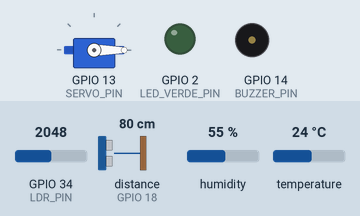
Recording of a sketch running on a simulated ESP32. Parts: servo, output pins drawn as LEDs (lit = HIGH), buzzer (waves = sounding, pin HIGH). Wiring (inferred from the names in the program): ultrasonic range finder: trigger GPIO 5; echo GPIO 18. Inputs (shaded band) come from the test bench; at power-on: distance to the obstacle (sensor on GPIO 18) 80 cm, GPIO 34 (LDR_PIN) = 2048, temperature 24 °C, humidity 55 %. The echo pulse lasts 58.3 µs per cm; WiFi joins after 1.5 s; servers stay silent unless stated; network time is answered at once with the bench clock; the local clock reads 2024-03-15 10:24:30 at power-on unless the sketch sets it; storage starts empty; no MQTT or app messages arrive unless stated; pins used as bus, display or sensor lines are not drawn; what the sketch prints to the serial monitor is not drawn.

Above: at 2.7 s.
2.8 s: distance to the obstacle (sensor on GPIO 18) set to 18 cm
At 5.7 s:
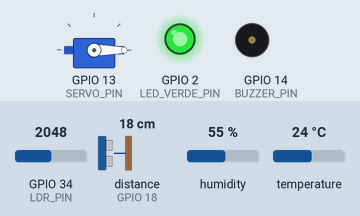
6.0 s: distance to the obstacle (sensor on GPIO 18) set to 15 cm
At 8.1 s:
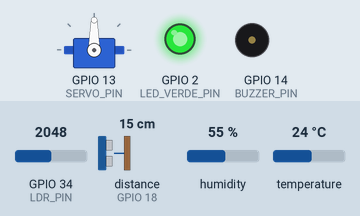
9.0 s: GPIO 34 (LDR_PIN) set to 418
17.6 s: GPIO 34 (LDR_PIN) set to 368
At 20.7 s:
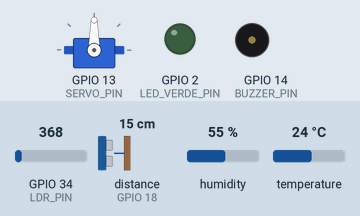
21.0 s: temperature set to 28 °C
29.6 s: temperature set to 31 °C
At 32.5 s:
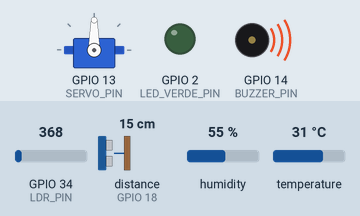
Timing chart, 0 to 54.0 s (numbered marks = the images above; inputs shaded):
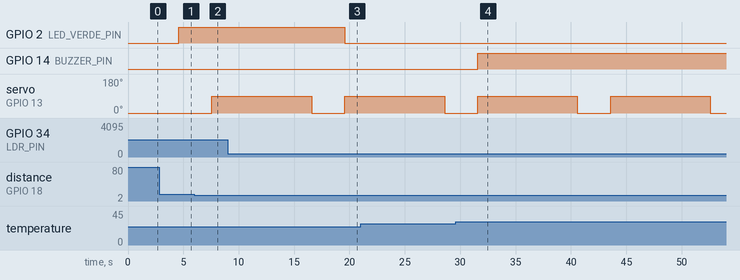

The sketch:

Proyecto_Final.ino
```cpp
// ==========================================================================
// Sistema de Parking Inteligente con ESP32
// ==========================================================================

// --- Bibliotecas ---
#include <WiFi.h>
#include <ESPAsyncWebServer.h>
#include <ArduinoJson.h>
#include <LittleFS.h>
#include "DHT.h"
#include <ESP32Servo.h>
#include <NTPClient.h>
#include <WiFiUdp.h>
#include <PubSubClient.h>

// --- Configuración WiFi ---
const char* ssid = "Mega-2.4G-EAAD";
const char* password = "YFCfuJbM5s";

// --- Configuración MQTT Broker - HiveMQ ---
const char* mqtt_broker = "broker.hivemq.com";  // Broker público de HiveMQ
const uint16_t mqtt_port = 1883;
const char* mqtt_topic_publish = "transwatch/parking/esp32";  // Tópico único para tu proyecto
const char* mqtt_client_id = "ESP32-Parking-Transwatch";

// --- Definición de Pines ---
const int LDR_PIN = 34;
const int DHT_PIN = 15;
const int TRIG_PIN = 5;
const int ECHO_PIN = 18;
const int LED_VERDE_PIN = 2;
const int BUZZER_PIN = 14;
const int SERVO_PIN = 13;

// --- Objetos de Sensores y Actuadores ---
DHT dht(DHT_PIN, DHT11);
Servo barreraServo;
AsyncWebServer server(80);
WiFiClient wifiClient;
PubSubClient mqttClient(wifiClient);

// --- NTP Client para la hora ---
WiFiUDP ntpUDP;
NTPClient timeClient(ntpUDP, "pool.ntp.org", -6 * 3600, 60000);

// --- Variables Globales para el Estado del Sistema ---
// Sensores
float temperatura = 0.0;
float humedad = 0.0;
int luz_adc = 0;
long distancia_cm = 999;
bool vehiculo_en_entrada_detectado = false;
String ultima_actualizacion_timestamp = "No disponible";

// Actuadores
bool barrera_abierta = false;
bool luces_parking_encendidas = false;
bool alarma_temperatura_activa = false;

// --- Parámetros Configurables (con valores por defecto) ---
struct Configuracion {
  int distancia_deteccion_vehiculo_cm = 15;
  int umbral_luz_adc = 400;
  float temperatura_alerta_celsius = 30.0;
} config;

// --- Temporizadores para lógica no bloqueante (NoDelay) ---
unsigned long previousMillisSensors = 0;
const long intervalSensors = 3000;

unsigned long previousMillisMQTT = 0;
const long intervalMQTT = 6000;

unsigned long previousMillisNTP = 0;
const long intervalNTP = 60000 * 5;

unsigned long previousMillisMQTTReconnect = 0;
const long intervalMQTTReconnect = 5000;

// --- Variables para el control automático de la barrera ---
unsigned long barreraAbiertaTimestamp = 0;
const long tiempoBarreraAbierta = 9000;
bool esperandoCierreAutomaticoBarrera = false;

// --- Estados de la Máquina de Estados ---
enum SystemState {
  STATE_INITIALIZING,
  STATE_READING_SENSORS,
  STATE_PROCESSING_LOGIC,
  STATE_UPDATING_ACTUATORS,
  STATE_MANAGING_BARRIER,
  STATE_SENDING_DATA_MQTT
};
SystemState currentState = STATE_INITIALIZING;

// --- Prototipos de Funciones ---
void leerSensores();
void procesarLogica();
void actualizarActuadores();
void enviarDatosMQTT();
void reconnectMQTT();
void configurarServidorWeb();
void notFound(AsyncWebServerRequest *request);
void handleGetStatus(AsyncWebServerRequest *request);
void handlePostConfig(AsyncWebServerRequest *request);
void handlePostBarrera(AsyncWebServerRequest *request);
void abrirBarrera();
void cerrarBarrera();

// ======================= SETUP =======================
void setup() {
  Serial.begin(115200);
  Serial.println("\nIniciando Sistema de Parking Inteligente...");

  pinMode(LED_VERDE_PIN, OUTPUT);
  digitalWrite(LED_VERDE_PIN, LOW);
  pinMode(BUZZER_PIN, OUTPUT);
  digitalWrite(BUZZER_PIN, LOW);

  ESP32PWM::allocateTimer(0);
  barreraServo.setPeriodHertz(50);
  barreraServo.attach(SERVO_PIN, 500, 2400);
  barreraServo.write(0);
  barrera_abierta = false;

  dht.begin();
  pinMode(TRIG_PIN, OUTPUT);
  pinMode(ECHO_PIN, INPUT);

  if(!LittleFS.begin(true)){
    Serial.println("Ocurrió un error al montar LittleFS");
    return;
  }
  Serial.println("LittleFS montado correctamente.");

  Serial.print("Conectando a WiFi: ");
  Serial.println(ssid);
  WiFi.begin(ssid, password);
  int attempts = 0;
  while (WiFi.status() != WL_CONNECTED && attempts < 20) {
    delay(500);
    Serial.print(".");
    attempts++;
  }
  if (WiFi.status() == WL_CONNECTED) {
    Serial.println("\nWiFi conectado!");
    Serial.print("Dirección IP: ");
    Serial.println(WiFi.localIP());
    timeClient.begin();
    timeClient.update();
    ultima_actualizacion_timestamp = timeClient.isTimeSet() ? timeClient.getFormattedTime() : "NTP no sincronizado";

  } else {
    Serial.println("\nFallo al conectar WiFi. Reiniciando en 10 segundos...");
    delay(10000);
    ESP.restart();
  }

  configurarServidorWeb();
  server.begin();
  Serial.println("Servidor HTTP iniciado.");

  // Configurar MQTT
  mqttClient.setServer(mqtt_broker, mqtt_port);
  Serial.print("Intentando conectar al broker MQTT: ");
  Serial.print(mqtt_broker);
  Serial.print(":");
  Serial.println(mqtt_port);

  currentState = STATE_READING_SENSORS;
  previousMillisSensors = millis();
  previousMillisMQTT = millis();
  previousMillisNTP = millis();
  previousMillisMQTTReconnect = millis();
}

// ======================= LOOP =======================
void loop() {
  unsigned long currentMillis = millis();

  // Mantener la conexión MQTT
  if (!mqttClient.connected()) {
    if (currentMillis - previousMillisMQTTReconnect >= intervalMQTTReconnect) {
      previousMillisMQTTReconnect = currentMillis;
      reconnectMQTT();
    }
  } else {
    mqttClient.loop();
  }

  if (currentMillis - previousMillisNTP >= intervalNTP) {
    previousMillisNTP = currentMillis;
    if(WiFi.status() == WL_CONNECTED) {
      timeClient.update();
      if (timeClient.isTimeSet()) {
        ultima_actualizacion_timestamp = timeClient.getFormattedTime();
      } else {
        ultima_actualizacion_timestamp = "NTP no sincronizado";
      }
    }
  }

  switch (currentState) {
    case STATE_READING_SENSORS:
      if (currentMillis - previousMillisSensors >= intervalSensors) {
        previousMillisSensors = currentMillis;
        leerSensores();
        currentState = STATE_PROCESSING_LOGIC;
      }
      break;

    case STATE_PROCESSING_LOGIC:
      procesarLogica();
      currentState = STATE_UPDATING_ACTUATORS;
      break;

    case STATE_UPDATING_ACTUATORS:
      actualizarActuadores();
      currentState = STATE_MANAGING_BARRIER;
      break;

    case STATE_MANAGING_BARRIER:
      if (barrera_abierta && esperandoCierreAutomaticoBarrera) {
        if (currentMillis - barreraAbiertaTimestamp >= tiempoBarreraAbierta) {
          cerrarBarrera();
          Serial.println("Barrera cerrada automáticamente por temporizador.");
        }
      }
      currentState = STATE_SENDING_DATA_MQTT;
      break;

    case STATE_SENDING_DATA_MQTT:
      if (currentMillis - previousMillisMQTT >= intervalMQTT) {
          previousMillisMQTT = currentMillis;
          enviarDatosMQTT();
      }
      currentState = STATE_READING_SENSORS;
      break;

    default:
      currentState = STATE_READING_SENSORS;
      break;
  }
}

// ======================= FUNCIONES AUXILIARES =======================

void leerSensores() {
  Serial.println("Leyendo sensores...");

  humedad = dht.readHumidity();
  temperatura = dht.readTemperature();
  if (isnan(humedad) || isnan(temperatura)) {
    Serial.println("Fallo al leer del sensor DHT!");
  }

  luz_adc = analogRead(LDR_PIN);

  digitalWrite(TRIG_PIN, LOW);
  delayMicroseconds(2);
  digitalWrite(TRIG_PIN, HIGH);
  delayMicroseconds(10);
  digitalWrite(TRIG_PIN, LOW);
  long duration = pulseIn(ECHO_PIN, HIGH, 23200);
  if (duration > 0) {
    distancia_cm = duration * 0.034 / 2;
  } else {
    distancia_cm = 999;
  }

  Serial.printf("Temp: %.2f C, Hum: %.2f %%, Luz: %d, Distancia Entrada: %ld cm\n", temperatura, humedad, luz_adc, distancia_cm);
}

void procesarLogica() {
  Serial.println("Procesando lógica...");

  if (distancia_cm <= config.distancia_deteccion_vehiculo_cm && distancia_cm > 0) {
    vehiculo_en_entrada_detectado = true;
    if (!barrera_abierta && !esperandoCierreAutomaticoBarrera) {
      abrirBarrera();
      Serial.println("Vehículo detectado, abriendo barrera.");
    }
  } else {
    vehiculo_en_entrada_detectado = false;
  }

  luces_parking_encendidas = (luz_adc > config.umbral_luz_adc);
  alarma_temperatura_activa = (temperatura >= config.temperatura_alerta_celsius && !isnan(temperatura));
}

void actualizarActuadores() {
  Serial.println("Actualizando actuadores...");
  digitalWrite(LED_VERDE_PIN, luces_parking_encendidas ? HIGH : LOW);
  digitalWrite(BUZZER_PIN, alarma_temperatura_activa ? HIGH : LOW);
}

void abrirBarrera() {
  if (!barrera_abierta) {
    barreraServo.write(90);
    barrera_abierta = true;
    esperandoCierreAutomaticoBarrera = true;
    barreraAbiertaTimestamp = millis();
    Serial.println("Barrera ABIERTA.");
  }
}

void cerrarBarrera() {
  if (barrera_abierta) {
    barreraServo.write(0);
    barrera_abierta = false;
    esperandoCierreAutomaticoBarrera = false;
    Serial.println("Barrera CERRADA.");
  }
}

void reconnectMQTT() {
  if (WiFi.status() != WL_CONNECTED) {
    Serial.println("MQTT: WiFi no conectado.");
    return;
  }

  Serial.print("Intentando conexión MQTT...");
  if (mqttClient.connect(mqtt_client_id)) {
    Serial.println("conectado!");
  } else {
    Serial.print("falló, rc=");
    Serial.print(mqttClient.state());
    Serial.println(" reintentando en 5 segundos");
  }
}

void enviarDatosMQTT() {
  if (!mqttClient.connected()) {
    Serial.println("MQTT: No conectado al broker.");
    return;
  }

  StaticJsonDocument<512> jsonDoc;

  jsonDoc["timestamp"] = ultima_actualizacion_timestamp;

  if (isnan(temperatura)) {
    jsonDoc["temperatura_celsius"] = nullptr;
  } else {
    jsonDoc["temperatura_celsius"] = temperatura;
  }

  if (isnan(humedad)) {
    jsonDoc["humedad_porcentaje"] = nullptr;
  } else {
    jsonDoc["humedad_porcentaje"] = humedad;
  }

  jsonDoc["luz_adc"] = luz_adc;
  jsonDoc["distancia_cm"] = distancia_cm;
  jsonDoc["vehiculo_en_entrada_detectado"] = vehiculo_en_entrada_detectado;
  jsonDoc["barrera_abierta"] = barrera_abierta;
  jsonDoc["luces_parking_encendidas"] = luces_parking_encendidas;
  jsonDoc["alarma_temperatura_activa"] = alarma_temperatura_activa;

  JsonObject configObj = jsonDoc.createNestedObject("config");
  configObj["distancia_ocupado_cm"] = config.distancia_deteccion_vehiculo_cm;
  configObj["umbral_luz_adc"] = config.umbral_luz_adc;
  configObj["temperatura_alerta_celsius"] = config.temperatura_alerta_celsius;

  String output;
  serializeJson(jsonDoc, output);

  if (mqttClient.publish(mqtt_topic_publish, output.c_str())) {
    Serial.println("MQTT: Datos publicados: " + output);
  } else {
    Serial.println("MQTT: Error al publicar datos");
  }
}

// ======================= SERVIDOR WEB Y API =======================
void configurarServidorWeb() {
  server.serveStatic("/", LittleFS, "/").setDefaultFile("index.html");
  server.serveStatic("/style.css", LittleFS, "/style.css");
  server.serveStatic("/script.js", LittleFS, "/script.js");

  server.on("/api/status", HTTP_GET, [](AsyncWebServerRequest *request){
    StaticJsonDocument<512> jsonDoc;
    jsonDoc["timestamp"] = ultima_actualizacion_timestamp;

    if (isnan(temperatura)) {
      jsonDoc["temperatura"] = nullptr;
    } else {
      jsonDoc["temperatura"] = temperatura;
    }

    if (isnan(humedad)) {
      jsonDoc["humedad"] = nullptr;
    } else {
      jsonDoc["humedad"] = humedad;
    }

    jsonDoc["luz_adc"] = luz_adc;
    jsonDoc["distancia_cm"] = distancia_cm;
    jsonDoc["vehiculo_en_entrada_detectado"] = vehiculo_en_entrada_detectado;
    jsonDoc["barrera_abierta"] = barrera_abierta;
    jsonDoc["luces_parking_encendidas"] = luces_parking_encendidas;
    jsonDoc["alarma_temperatura_activa"] = alarma_temperatura_activa;

    JsonObject configObj = jsonDoc.createNestedObject("config");
    configObj["distancia_ocupado_cm"] = config.distancia_deteccion_vehiculo_cm;
    configObj["umbral_luz_adc"] = config.umbral_luz_adc;
    configObj["temperatura_alerta_celsius"] = config.temperatura_alerta_celsius;

    String output;
    serializeJson(jsonDoc, output);
    request->send(200, "application/json", output);
  });

  server.on("/api/config", HTTP_POST,
    [](AsyncWebServerRequest *request){
    },
    NULL,
    [](AsyncWebServerRequest *request, uint8_t *data, size_t len, size_t index, size_t total){
        if (index == 0) {
            Serial.println("Recibiendo configuración...");
        }
        if (index + len == total) {
            StaticJsonDocument<256> jsonDoc;
            DeserializationError error = deserializeJson(jsonDoc, (const char*)data, len);

            if (error) {
                Serial.print(F("deserializeJson() falló: "));
                Serial.println(error.f_str());
                request->send(400, "application/json", "{\"error\":\"Invalid JSON\"}");
                return;
            }

            bool configChanged = false;
            if (jsonDoc.containsKey("distancia_ocupado_cm")) {
                config.distancia_deteccion_vehiculo_cm = jsonDoc["distancia_ocupado_cm"];
                configChanged = true;
            }
            if (jsonDoc.containsKey("umbral_luz_adc")) {
                config.umbral_luz_adc = jsonDoc["umbral_luz_adc"];
                configChanged = true;
            }
            if (jsonDoc.containsKey("temperatura_alerta_celsius")) {
                config.temperatura_alerta_celsius = jsonDoc["temperatura_alerta_celsius"];
                configChanged = true;
            }

            if (configChanged) {
                Serial.println("Configuración actualizada vía API:");
                Serial.print("Distancia Detección Vehículo: "); Serial.println(config.distancia_deteccion_vehiculo_cm);
                Serial.print("Umbral Luz: "); Serial.println(config.umbral_luz_adc);
                Serial.print("Umbral Temperatura: "); Serial.println(config.temperatura_alerta_celsius);
                request->send(200, "application/json", "{\"message\":\"Parámetros actualizados correctamente\"}");
            } else {
                request->send(200, "application/json", "{\"message\":\"No se realizaron cambios en los parámetros\"}");
            }
        }
    }
  );

  server.on("/api/barrera", HTTP_POST,
    [](AsyncWebServerRequest *request){},
    NULL,
    [](AsyncWebServerRequest *request, uint8_t *data, size_t len, size_t index, size_t total){
        if (index + len == total) {
            StaticJsonDocument<128> jsonDoc;
            DeserializationError error = deserializeJson(jsonDoc, (const char*)data, len);

            if (error) {
                request->send(400, "application/json", "{\"error\":\"Invalid JSON\"}");
                return;
            }

            const char* accion = jsonDoc["accion"];

            if (accion) {
                if (strcmp(accion, "abrir") == 0) {
                    abrirBarrera();
                    request->send(200, "application/json", "{\"message\":\"Comando de abrir barrera recibido\"}");
                } else if (strcmp(accion, "cerrar") == 0) {
                    cerrarBarrera();
                    request->send(200, "application/json", "{\"message\":\"Comando de cerrar barrera recibido\"}");
                } else {
                    request->send(400, "application/json", "{\"error\":\"Acción no válida para la barrera\"}");
                }
            } else {
                 request->send(400, "application/json", "{\"error\":\"Falta el campo 'accion' en el JSON\"}");
            }
        }
    }
  );

  server.onNotFound(notFound);
}

void notFound(AsyncWebServerRequest *request) {
    request->send(404, "text/plain", "No encontrado");
}
```

Measured:
- the behaviour switches between 17 and 16 cm on distance to the obstacle (sensor on GPIO 18) (found by bisection; images 1 and 2)
- the behaviour switches between 401 and 400 on GPIO 34 (LDR_PIN) (found by bisection; images 2 and 3)
- the behaviour switches between 29 and 30 °C on temperature (found by bisection; images 3 and 4)
- after the input at 6.0 s, servo on GPIO 13 (SERVO_PIN): 0° → 90° after 1.6 s
- after the input at 17.6 s, GPIO 2 (LED_VERDE_PIN): HIGH → LOW after 2.0 s
- after the input at 29.6 s, GPIO 14 (BUZZER_PIN): LOW → HIGH after 2.0 s
